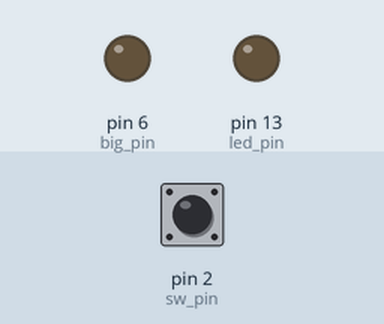
This sketch was run on a simulated Arduino Uno, built with avr-gcc and run on an emulated ATmega328P. Parts: output pins drawn as LEDs (lit = HIGH). The inputs (shaded band) are chosen by the test bench; at power-on: pin 2 (sw_pin) LOW. Random numbers use the default seed unless the sketch sets one.

Above: at 1.2 s.
1.3 s: pin 2 (sw_pin) pulled HIGH for 0.15 s
At 2.1 s:
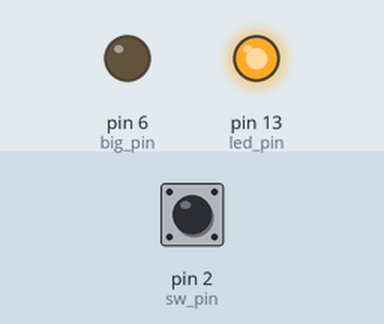
At 3.35 s:
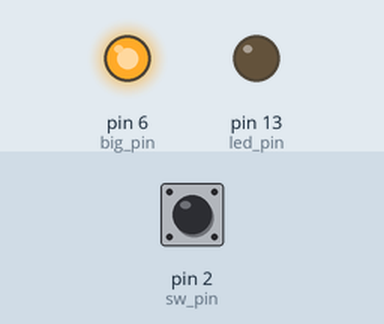
Timing chart, 0 to 10.4 s (numbered marks = the images above; inputs shaded):
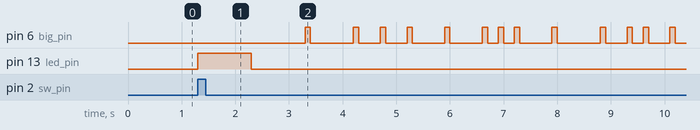

Measured:
- after the input at 1.3 s, pin 6 (big_pin): LOW → HIGH after 2.0 s, → LOW 0.10 s later, → HIGH 0.80 s later, → LOW 0.10 s later, … (26 changes in this stretch); pin 13 (led_pin): LOW → HIGH at once, → LOW 1.0 s later

The sketch:

sketch_jul19a.ino
```cpp
// led_switch_sample1

const int led_pin = 13;              // LED connected to digital pin 13
const int sw_pin = 2; // switch pin connected to digital pin 2
const int big_pin = 6;
int sw_state = LOW;                  // switch state
                                     // HIGH: sw is closed
                                     // LOW:  sw is open

void setup() {
  pinMode( led_pin, OUTPUT );        // sets the digital pin 13 as output
  pinMode( sw_pin, INPUT );  // sets the digital pin 2 as input
  pinMode( big_pin, OUTPUT);
}

void loop() {
  sw_state = digitalRead( sw_pin );  // read the switch state

  if ( sw_state == HIGH ) {
    digitalWrite( led_pin, HIGH );   // sets the LED off
    delay( 1000 );                   // waits for a second
    digitalWrite( led_pin, LOW );    // sets the LED on
    delay( 1000 );                   // waits for a second

    int i=100;
    while(true){
      i-100;
      digitalWrite(big_pin, HIGH);
      delay(i);
      digitalWrite(big_pin, LOW);
      delay(random(1, 5)*200);
    }
  }
  else {
    digitalWrite( led_pin, LOW );   // sets the LED off
  }
}
```
